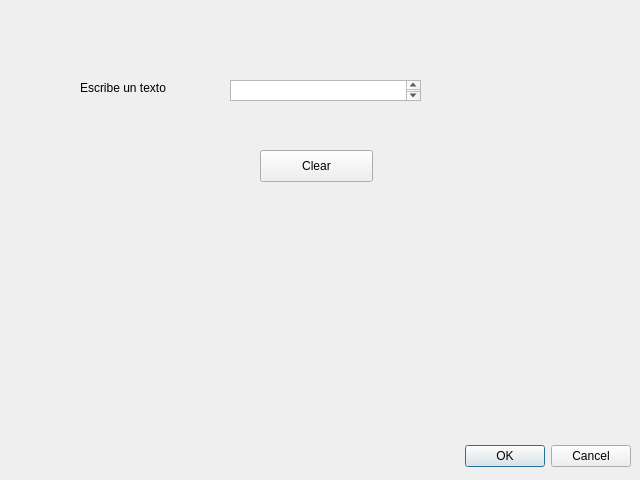
<?xml version="1.0" encoding="UTF-8"?>
<ui version="4.0">
 <class>Dialog</class>
 <widget class="QDialog" name="Dialog">
  <property name="geometry">
   <rect>
    <x>0</x>
    <y>0</y>
    <width>640</width>
    <height>480</height>
   </rect>
  </property>
  <property name="windowTitle">
   <string>Dialog</string>
  </property>
  <widget class="QDialogButtonBox" name="buttonBox">
   <property name="geometry">
    <rect>
     <x>10</x>
     <y>440</y>
     <width>621</width>
     <height>32</height>
    </rect>
   </property>
   <property name="orientation">
    <enum>Qt::Horizontal</enum>
   </property>
   <property name="standardButtons">
    <set>QDialogButtonBox::Cancel|QDialogButtonBox::Ok</set>
   </property>
  </widget>
  <widget class="QLabel" name="label">
   <property name="geometry">
    <rect>
     <x>80</x>
     <y>80</y>
     <width>101</width>
     <height>16</height>
    </rect>
   </property>
   <property name="text">
    <string>Escribe un texto</string>
   </property>
  </widget>
  <widget class="QTextEdit" name="textEdit">
   <property name="geometry">
    <rect>
     <x>230</x>
     <y>80</y>
     <width>191</width>
     <height>21</height>
    </rect>
   </property>
  </widget>
  <widget class="QPushButton" name="pushButton">
   <property name="geometry">
    <rect>
     <x>260</x>
     <y>150</y>
     <width>113</width>
     <height>32</height>
    </rect>
   </property>
   <property name="text">
    <string>Clear</string>
   </property>
  </widget>
 </widget>
 <resources/>
 <connections>
  <connection>
   <sender>buttonBox</sender>
   <signal>accepted()</signal>
   <receiver>Dialog</receiver>
   <slot>accept()</slot>
   <hints>
    <hint type="sourcelabel">
     <x>248</x>
     <y>254</y>
    </hint>
    <hint type="destinationlabel">
     <x>157</x>
     <y>274</y>
    </hint>
   </hints>
  </connection>
  <connection>
   <sender>buttonBox</sender>
   <signal>rejected()</signal>
   <receiver>Dialog</receiver>
   <slot>reject()</slot>
   <hints>
    <hint type="sourcelabel">
     <x>316</x>
     <y>260</y>
    </hint>
    <hint type="destinationlabel">
     <x>286</x>
     <y>274</y>
    </hint>
   </hints>
  </connection>
  <connection>
   <sender>pushButton</sender>
   <signal>clicked()</signal>
   <receiver>textEdit</receiver>
   <slot>clear()</slot>
   <hints>
    <hint type="sourcelabel">
     <x>352</x>
     <y>157</y>
    </hint>
    <hint type="destinationlabel">
     <x>352</x>
     <y>92</y>
    </hint>
   </hints>
  </connection>
 </connections>
</ui>
